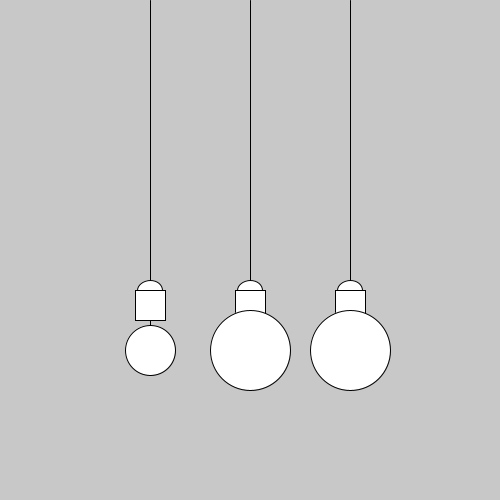
Frame 1 (no input)
Frame 60 (the mouse pressed at the canvas centre just before this capture): identical to frame 1, image omitted
Frame 120 (the mouse held since frame 60 and released just before this capture): identical to frame 1, image omitted

The Processing sketch that drew this single still picture (run headless with seeded random() and noise(); from frame 60 on, the mouse is pressed at the canvas centre):

// Processing sketch: sketch_260929c
// ── sketch_260929c.pde
Bulb b1;
Bulb b2;
Bulb b3;

void setup()
{
  rectMode(CENTER);
  size(500, 500);
  
  b1 = new Bulb(150, 350, 50); 
  b2 = new Bulb(250, 350, 80);
  b3 = new Bulb(350, 350, 80);
}

void draw()
{
  background(200);
  fill(255);
  strokeWeight(1);

  b1.drawBulb();
  b2.drawBulb();
  b3.drawBulb();
  
  b1.moveBulb();
  b2.moveBulb();
  b3.moveBulb();
}

class Bulb
{
  int bulbSize, bulbX, bulbY, hgt;
  boolean hgtReached;
  
  Bulb(int x, int y, int size)
  {
    bulbX = x;
    bulbY = y;
    bulbSize = size;
  }
  
  void drawBulb()
  {
    line(bulbX,bulbY,bulbX,0);
    ellipse(bulbX, (bulbY - 60), 25, 20);
    rect(bulbX, (bulbY - 45), 30, 30);
    ellipse(bulbX, bulbY, bulbSize, bulbSize);
  }
  
  void moveBulb()
  {
    if(mouseX >= (bulbX - (bulbSize / 2)) && mouseX <= (bulbX + (bulbSize / 2))
    && mouseY >= (bulbY - (bulbSize / 2)) && mouseY <= (bulbY + (bulbSize / 2)))
    {
      bulbY --;
    }  
  }
}
